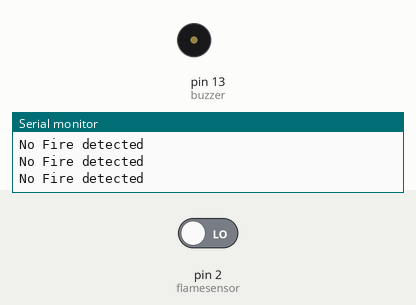
This sketch was run on a simulated Arduino Uno, built with avr-gcc and run on an emulated ATmega328P. Parts: buzzer (waves = sounding, pin HIGH), the last lines printed to the serial monitor. The test bench sets the inputs (shaded band); at power-on: pin 2 (flamesensor) LOW.

Above: at 1.2 s.
1.3 s: pin 2 (flamesensor) driven HIGH
At 2.0 s:
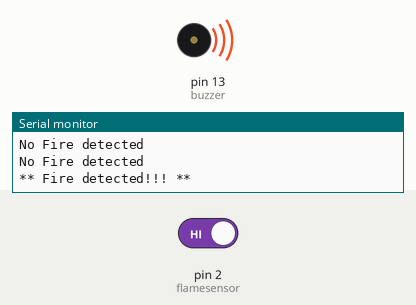
Timing chart, 0 to 7.9 s (numbered marks = the images above; inputs shaded):
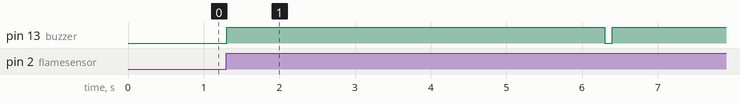

The sketch:

flamesensor_with_arduino.ino
```cpp
int flamesensor=2;
int buzzer=13;
void setup()
{
  Serial.begin(9600);// initialize serial communication @ 9600 baud:
  pinMode(flamesensor, INPUT);
  pinMode(buzzer, OUTPUT);
}
void loop()
{

  if (digitalRead(flamesensor) == HIGH )
  {
    digitalWrite(buzzer, HIGH); // Led ON
    Serial.println("** Fire detected!!! **");
    delay(5000);
    digitalWrite(buzzer,LOW);
  }
  else
  {
    digitalWrite(buzzer, LOW);
    Serial.println("No Fire detected");
  }
  delay(100);
}
```

Measured:
- after the input at 1.3 s, pin 13 (buzzer): LOW → HIGH at once, → LOW 5.0 s later, → HIGH 0.10 s later
